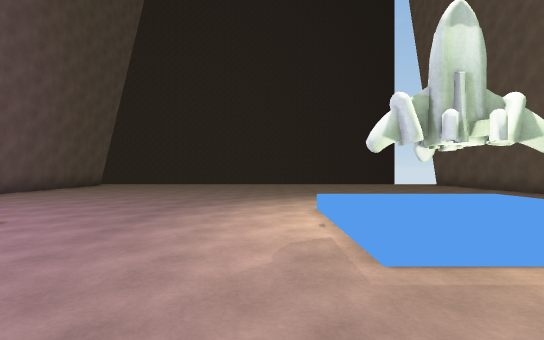
[1] (above)

17 first-person views from a walk through a 3-D level made in the Unity game engine. The camera is 1.3 m above the floor, looks level and sees 85° across. The floor is counted in squares, 2 m on a side. Each view is taken from the middle of a square. On the plan, view 1 faces up. The plan holds only what a view shows up to about 9 squares ahead; the rest is blank. The place goes on beyond the plan.

[2]
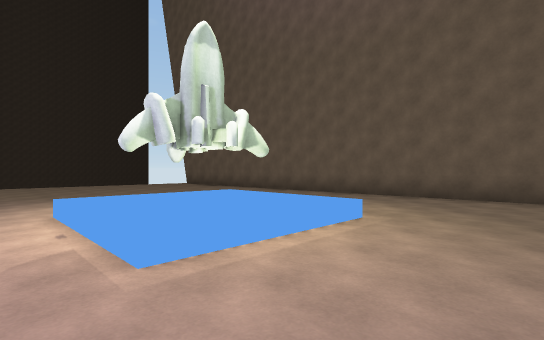

[3]
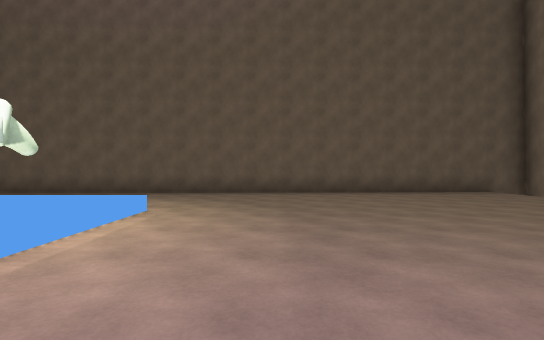

[4]
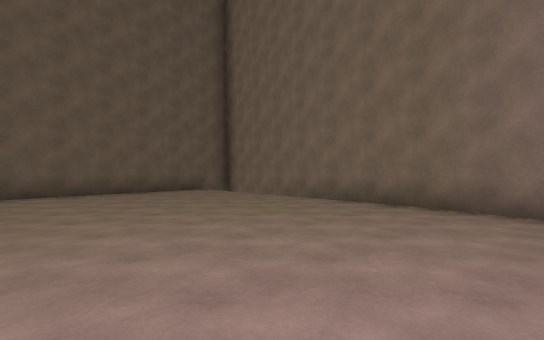

[5]
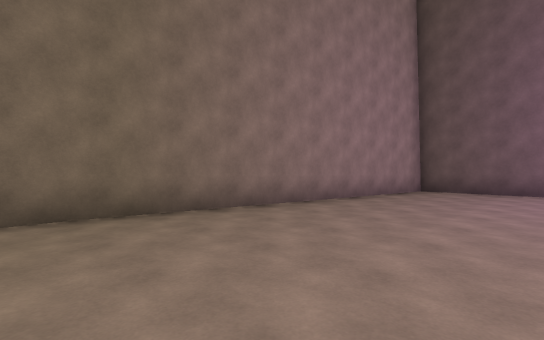

[6]
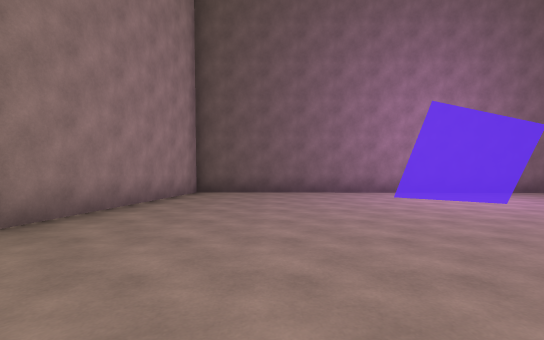

[7]
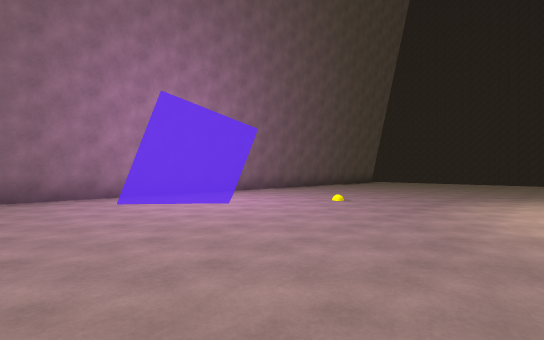

[8]
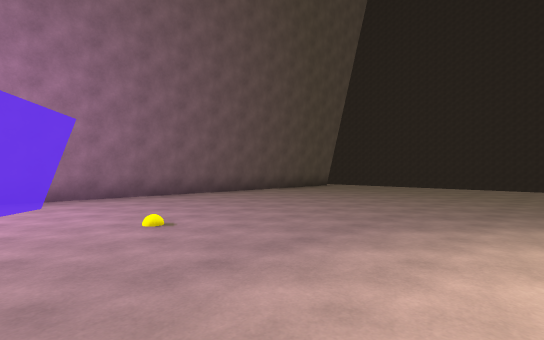

[9]
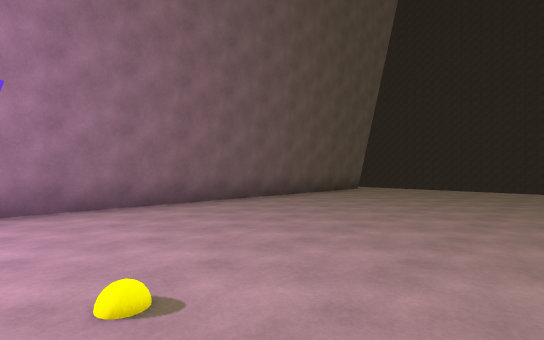

[10]
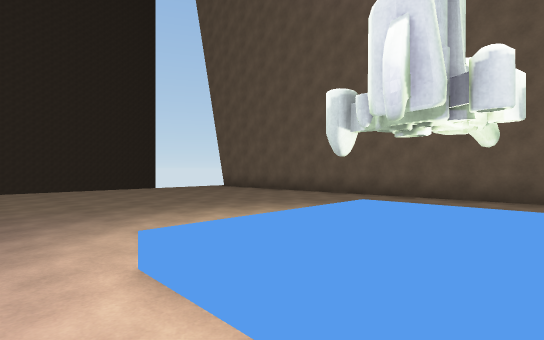

[11]
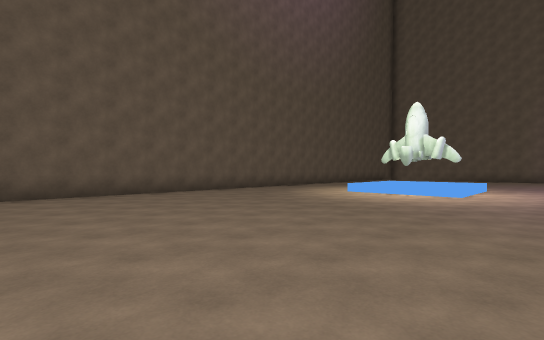

[12]
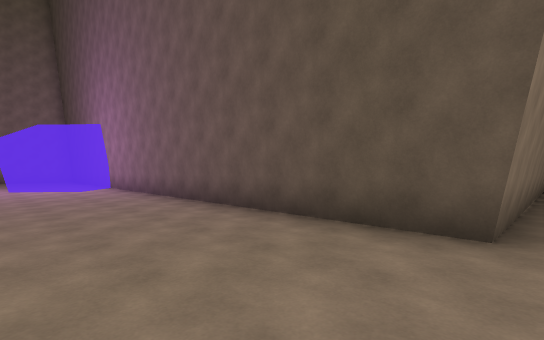

[13]
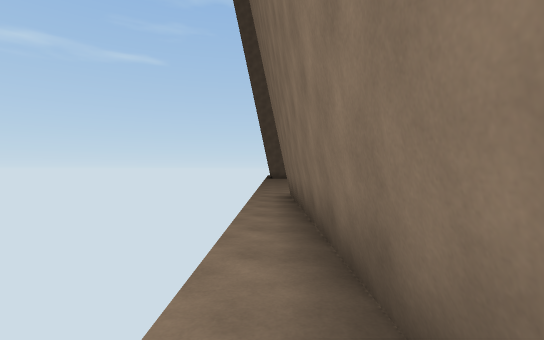

[14]
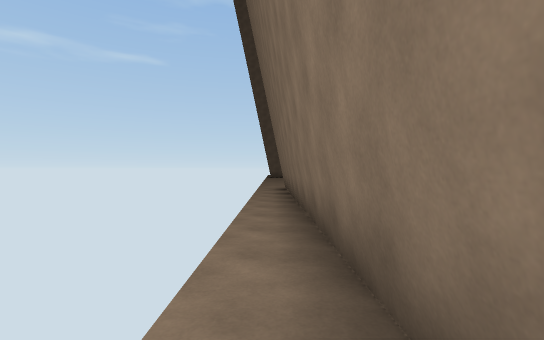

[15]
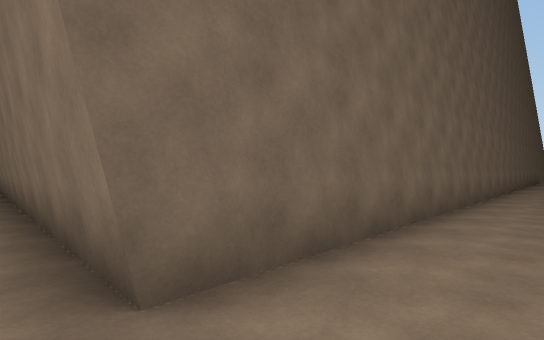

[16]
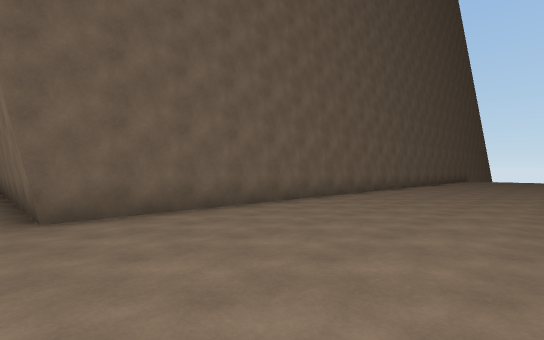

[17]
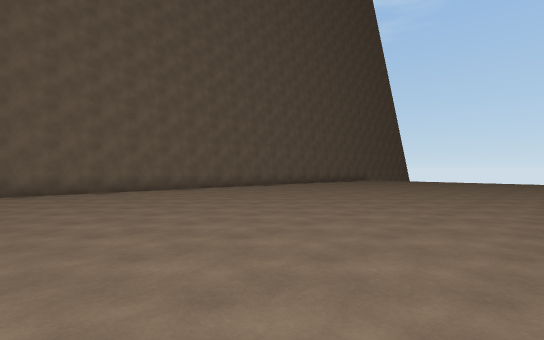

### Floor plan
Points are (right, up) in squares from view 1. A wall is a line through its corners. A room is listed if a view was taken in it or the views show most of it. See-through windows are left out.
Room 1 (views 1, 2, 3, 4, 5, 6, 7, 8, 9, 10, 11, 12, 13, 14)
walls: (7.1, -7.4) (7.8, -7.5) (7.2, 12.7); (-18.5, 12.6) (-7.2, 12.7) (-7.5, -5.2) (5.6, -7.2)
ways out: opening at (-19, 13) to room 2
objects: rocket (1, 4) to (3, 4)
Room 2 (views 15, 16, 17)
walls: (-18.7, 1.5) (-18.5, 12.6)
ways out: opening at (-19, 13) to room 1

Positions as (right, up) in squares from view 1, and headings:
1: (0, 0), facing up
2: (0, 0), facing up-right
3: (-1, 0), facing right
4: (-1, -1), facing down-right
5: (2, -2), facing down-left
6: (1, -3), facing left
7: (0, -2), facing up-left
8: (0, 2), facing up-left
9: (-2, 3), facing up-left
10: (0, 3), facing up-right
11: (-1, 13), facing down-right
12: (-4, 13), facing down-left
13: (-15, 13), facing right
14: (-18, 13), facing right
15: (-20, 13), facing down-right
16: (-23, 13), facing down-right
17: (-28, 11), facing down-right
